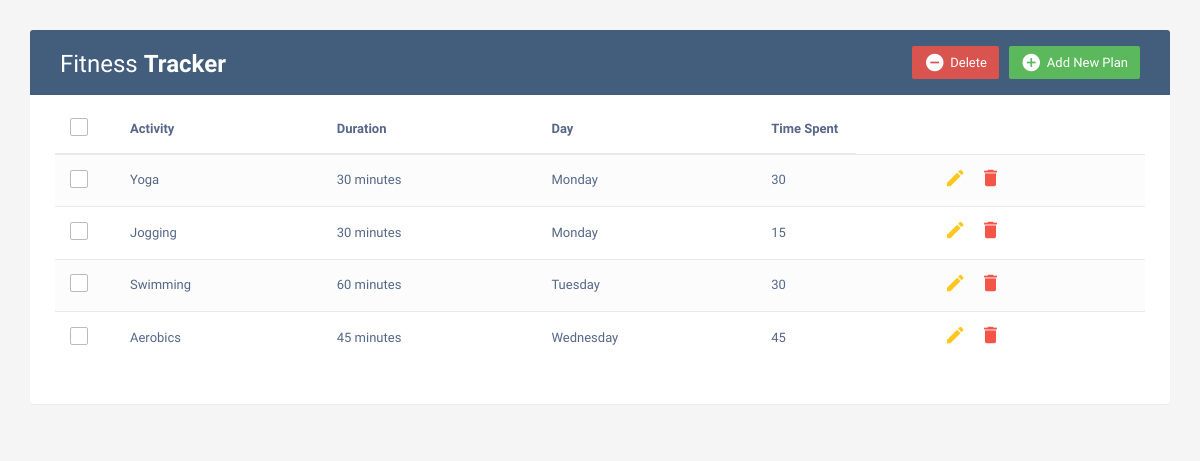
The page / on the database its author committed.
### myapi/models.py (models this page shows, shortened)
class Plan(models.Model):
    activity = models.TextField()
    duration = models.IntegerField()
    day = models.CharField(max_length=10)
    time_spent = models.IntegerField(null=True)

### myapi/views.py (the view)
# urls.py: path('', views.plan_list, name='plan_list'),
def plan_list(request):
    plans = Plan.objects.all()
    context = {'plans': plans}
    return render(request, 'plan_list.html', context)

### template/plan_list.html (shortened to what this page needs)
<!DOCTYPE html>
<html lang="en">
<head>
<link rel="stylesheet" href="https://maxcdn.bootstrapcdn.com/font-awesome/4.7.0/css/font-awesome.min.css">
<link rel="stylesheet" href="https://maxcdn.bootstrapcdn.com/bootstrap/3.3.7/css/bootstrap.min.css">
  <body>
    <div class="container">
        <div class="table-wrapper">
            <div class="table-title">
                <div class="row">
                    <div class="col-sm-6">
						<h2>Fitness <b>Tracker</b></h2>
					</div>
					<div class="col-sm-6">
						<a href="#addEmployeeModal" class="btn btn-success" data-toggle="modal"><i class="material-icons">&#xE147;</i> <span>Add New Plan</span></a>
						<a href="#deleteEmployeeModal" class="btn btn-danger" data-toggle="modal"><i class="material-icons">&#xE15C;</i> <span>Delete</span></a>
					</div>
                </div>
            </div>
            <table class="table table-striped table-hover">
                <thead>
                    <tr>
						<th>
							<span class="custom-checkbox">
								<label for="selectAll"></label>
							</span>
						</th>
                        <th>Activity</th>
						<th>Duration</th>
                        <th>Day</th>
						<th>Time Spent</th>
                    </tr>
                </thead>
                <tbody>
                    {% for i in plans %}
                    <tr>
						<td>
							<span class="custom-checkbox">
								<label for="checkbox1"></label>
							</span>
						</td>
                        <td>{{ i.activity }}</td>
						<td>{{ i.duration }} minutes</td>
                        <td>{{ i.day }}</td>
						<td>{{ i.time_spent }}</td>
						<td></td>
                        <td>
							<a href="#editEmployeeModal-{{forloop.counter}}" class="edit" data-toggle="modal"><i class="material-icons" data-toggle="tooltip" title="Edit">&#xE254;</i></a>
                            <a href="#deleteEmployeeModal-{{forloop.counter}}" class="delete" data-toggle="modal"><i class="material-icons" data-toggle="tooltip" title="Delete">&#xE872;</i></a>
                        </td>
                    </tr>
                    {% endfor %}
                </tbody>
            </table>
    </div>
</body>
</html>

### template/plan_list.html (style rules this page uses)
body { color: #566787; background: #f5f5f5; font-family: 'Varela Round', sans-serif; font-size: 13px; }
.table-wrapper { background: #fff; padding: 20px 25px; margin: 30px 0; border-radius: 3px; box-shadow: 0 1px 1px rgba(0,0,0,.05); }
.table-title { padding-bottom: 15px; background: #435d7d; color: #fff; padding: 16px 30px; margin: -20px -25px 10px; border-radius: 3px 3px 0 0; }
.table-title h2 { margin: 5px 0 0; font-size: 24px; }
.table-title .btn { color: #fff; float: right; font-size: 13px; border: none; min-width: 50px; border-radius: 2px; border: none; outline: none !important; margin-left: 10px; }
.table-title .btn i { float: left; font-size: 21px; margin-right: 5px; }
.table-title .btn span { float: left; margin-top: 2px; }
table.table tr th, table.table tr td { border-color: #e9e9e9; padding: 12px 15px; vertical-align: middle; }
table.table tr th:first-child { width: 60px; }
table.table tr th:last-child { width: 100px; }
table.table-striped tbody tr:nth-of-type(odd) { background-color: #fcfcfc; }
table.table td:last-child i { opacity: 0.9; font-size: 22px; margin: 0 5px; }
table.table td a { font-weight: bold; color: #566787; display: inline-block; text-decoration: none; outline: none !important; }
table.table td a.edit { color: #FFC107; }
table.table td a.delete { color: #F44336; }
table.table td i { font-size: 19px; }
.custom-checkbox { position: relative; }
.custom-checkbox label:before { width: 18px; height: 18px; }
.custom-checkbox label:before { content: ''; margin-right: 10px; display: inline-block; vertical-align: text-top; background: white; border: 1px solid #bbb; border-radius: 2px; box-sizing: border-box; z-index: 2; }

### rows shown on the page
Plan: activity "Yoga", duration "30", day "Monday", time_spent "30"
Plan: activity "Jogging", duration "30", day "Monday", time_spent "15"
Plan: activity "Swimming", duration "60", day "Tuesday", time_spent "30"
Plan: activity "Aerobics", duration "45", day "Wednesday", time_spent "45"
